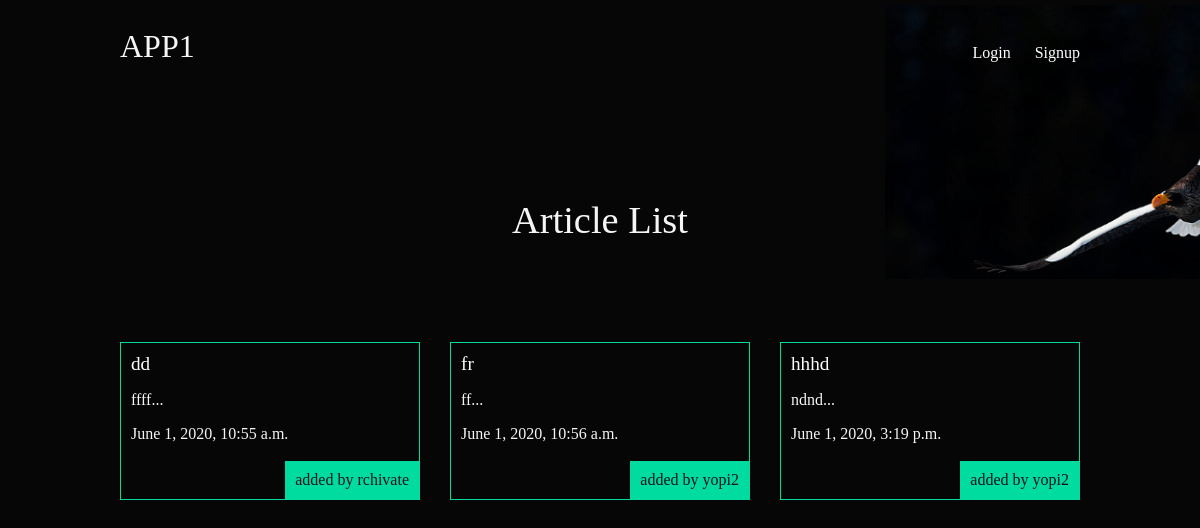
The page / on the database its author committed.
### app1/models.py (models this page shows, shortened)
class Article(models.Model):
    title = models.CharField(max_length=100)
    slug = models.SlugField()
    body = models.TextField()
    date = models.DateTimeField(auto_now_add=True)
    thumb = models.ImageField(default='default.png' ,blank=True)
    author = models.ForeignKey(User,on_delete=models.CASCADE, default=None)
    def snippet(self):
        return self.body[:50]+'...'

### app1/views.py (the view)
# urls.py: path('', app1_views.art_list, name="home"),
def art_list(request):
    art=Article.objects.all().order_by('date')
    return render(request,'app1/app1.html',{'var1':art})

### app1/templates/app1/app1.html
{% extends 'base_layout.html' %}
{% block content %}
<h1>Article List</h1>
<div class="articles">
    {% for i in var1 %}
        <div class="article">
            <h2><a href="{% url 'app1:article_detail' slug=i.slug %}">{{i.title}}</a></h2>
            <p>{{i.snippet}}</p>
            <p>{{i.date}}</p>
            <p class="author"> added by {{ i.author.username }}</p>
        </div>
    {% endfor %}
</div>
{% endblock %}

### templates/base_layout.html (shortened to what this page needs)
{% load static %}
<!DOCTYPE html>
<html>
    <head>
        <link rel="stylesheet" href="{% static 'styles.css'%}">
    </head>
    <body>
        <header class="wrapper">
            <h1>APP1</h1>
            <nav>
                <ul>
                    {% if user.is_authenticated %}
                    <li>
                        <form class="logout-link" action="{% url 'app2_account:logout' %}" method="POST">
                        {% csrf_token %}
                        <button type="submit">Logout</button>
                        </form>
                    </li>
                    <li><a href="{% url 'app1:create' %}" class="highlight">New article</a></li>
                    {% else %}
                    <li><a href="{% url 'app2_account:login' %}">Login</a></li>
                    <li><a href="{% url 'app2_account:signup' %}">Signup</a></li>
                    {% endif %}
                </ul>
            </nav>
        </header>
    <div class="wrapper">
    {% block content %}
    {% endblock %}
    </div>
</body>
</html>

### static/styles.css (style rules this page uses)
body { background-color: black; background-image: url(/static/ega.png); background-repeat: no-repeat; color: whitesmoke; }
body * { font-family: Ubuntu; }
h1, h2, h3, h4, h5 { font-weight: normal; margin: 0; }
a, a:hover, a:visited { color: #fff; text-decoration: none; }
.wrapper { max-width: 960px; margin: 0 auto; }
div.wrapper > h1 { text-align: center; margin: 100px auto; font-size: 2.4em }
header { display: grid; grid-template-columns: 1fr 1fr; padding: 20px 0; }
nav { justify-self: end; }
nav li { display: inline-block; list-style-type: none; margin-left: 20px; }
.articles { display: grid; grid-template-columns: 1fr 1fr 1fr; grid-gap: 30px; }
.article { padding: 10px; border: 1px solid #00dba0; position: relative; padding-bottom: 40px; }
.article h2 { font-size: 1.2em; }
.article .author { padding: 10px; background: #00dba0; position: absolute; right: 0; bottom: 0; margin: 0; color: #0f121f; }

### rows shown on the page
Article: title "dd", snippet "ffff...", date "June 1, 2020, 10:55 a.m.", author.username "rchivate"
Article: title "fr", snippet "ff...", date "June 1, 2020, 10:56 a.m.", author.username "yopi2"
Article: title "hhhd", snippet "ndnd...", date "June 1, 2020, 3:19 p.m.", author.username "yopi2"
